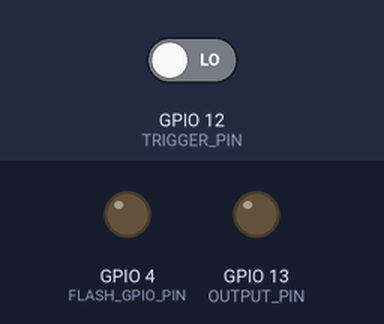
Bench run of a program on a simulated ESP32. On the bench: output pins drawn as LEDs (lit = HIGH). The test bench sets the inputs (shaded band); at power-on: GPIO 12 (TRIGGER_PIN) LOW. WiFi joins after 1.5 s; servers stay silent unless stated; uploads are accepted with an empty reply; the camera gives no picture; not simulated (calls return 0 or success): credentials.h; what the program prints to the serial monitor is not drawn.

Above: at 4.0 s.
4.1 s: GPIO 12 (TRIGGER_PIN) driven HIGH
At 4.16 s:
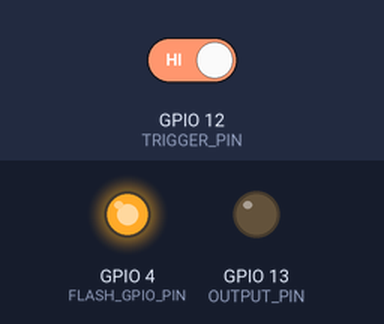
At 5.65 s:
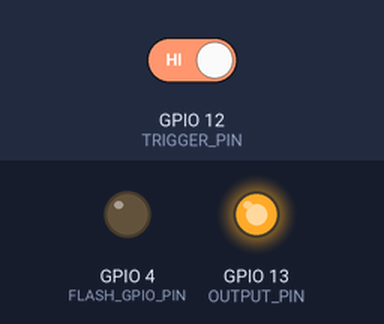
Timing chart, 0 to 7.3 s (numbered marks = the images above; inputs shaded):
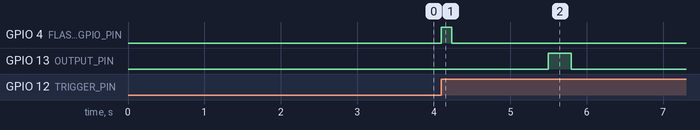

Measured:
- after the input at 4.1 s, GPIO 4 (FLASH_GPIO_PIN): LOW → HIGH at once, → LOW 0.14 s later; GPIO 13 (OUTPUT_PIN): LOW → HIGH after 1.4 s, → LOW 0.30 s later

The program:

main.cpp
```cpp
#include <Arduino.h>
#include <WiFi.h>
#include <WebServer.h>
#include "credentials.h" // Contains WIFI_SSID, WIFI_PASSWORD and GEMINI_API_KEY
#include "custom_cam.h"

// Pin definitions
#define TRIGGER_PIN  12   // Input pin to trigger image capture
#define OUTPUT_PIN   13   // Output pin for signaling results

// Waste type definitions
#define TYPE_PLASTIC    1
#define TYPE_CARDBOARD  2
#define TYPE_PAPER      3
#define TYPE_OTHER      4
#define TYPE_NONE       5
#define TYPE_ERROR      6

WebServer server(80);
bool processingImage = false;
bool wifiTrigger = false;
char* lastJsonPayload = NULL;

// Default prompt for trash classification
const char* DEFAULT_PROMPT = "I want a short answer for which trash type do you see in the image [plastic, cardboard, paper or other], don't write anything else other than one of this list, if you can't see any trash just say None";

// Function prototypes
void setupServer();
int parseGeminiResponse(const char* response);
void signalResult(int wasteType);

void setup() {
  Serial.begin(9600);
  delay(1000);

  Serial.println("ESP32-CAM Trash Classifier");

  // Setup pins
  pinMode(TRIGGER_PIN, INPUT_PULLDOWN);
  pinMode(OUTPUT_PIN, OUTPUT);

  // Connect to WiFi
  WiFi.begin(WIFI_SSID, WIFI_PASSWORD);
  Serial.print("Connecting to WiFi");

  while (WiFi.status() != WL_CONNECTED) {
    delay(500);
    Serial.print(".");
    // Add connection timeout/retry logic here if needed
  }

  Serial.println();
  Serial.print("IP address: ");
  Serial.println(WiFi.localIP());

  // Initialize camera
  if (!initCamera()) {
    Serial.println("Camera init failed! Restarting...");
    delay(1000);
    ESP.restart();
  }
  Serial.println("Camera initialized");

  // Setup and start server
  setupServer();
  server.begin();

  Serial.println("Waiting for trigger...");
}

void loop() {
  // Handle web requests
  server.handleClient();

  // Check if trigger pin is HIGH or WiFi trigger is set, and not already processing
  if ((digitalRead(TRIGGER_PIN) == HIGH || wifiTrigger) && !processingImage) {
    processingImage = true;
    wifiTrigger = false; // Reset WiFi trigger flag
    Serial.println("Taking image...");

    // Capture image as JSON for Gemini
    size_t encodedSize = 0;
    char* jsonPayload = captureImageAsGeminiJson(DEFAULT_PROMPT, &encodedSize, GEMINI_API_KEY);

    if (!jsonPayload) {
      Serial.println("Capture failed");
      processingImage = false;
      return;
    }

    // Send to Gemini API
    char* geminiResponse = sendToGeminiAPI(jsonPayload, GEMINI_API_KEY);

    if (!geminiResponse) {
      Serial.println("API request failed");
      // Save JSON for web viewing even if Gemini fails
      if (lastJsonPayload) free(lastJsonPayload);
      lastJsonPayload = jsonPayload;
      processingImage = false;
      return;
    }

    // Parse response and signal result
    int wasteType = parseGeminiResponse(geminiResponse);
    Serial.print("Result: ");

    switch(wasteType) {
      case TYPE_PLASTIC: Serial.println("Plastic"); break;
      case TYPE_CARDBOARD: Serial.println("Cardboard"); break;
      case TYPE_PAPER: Serial.println("Paper"); break;
      case TYPE_OTHER: Serial.println("Other"); break;
      case TYPE_NONE: Serial.println("None"); break;
      default: Serial.println("Error"); break;
    }

    signalResult(wasteType);

    // Cleanup
    free(geminiResponse);
    if (lastJsonPayload) free(lastJsonPayload);
    lastJsonPayload = jsonPayload;

    // Wait for trigger to go LOW again
    while (digitalRead(TRIGGER_PIN) == HIGH) {
      server.handleClient();
      delay(10);
    }

    Serial.println("Waiting for trigger...");
    processingImage = false;
  }

  delay(10); // Small delay to prevent watchdog issues
}

void setupServer() {
  // Home page
  server.on("/", HTTP_GET, []() {
    String html = "<html><body>";
    html += "<h1>ESP32-CAM Trash Classifier</h1>";
    html += "<p><a href='/photo'>View Latest Capture</a></p>";
    html += "<p><a href='/trigger'>Trigger New Capture</a></p>";
    html += "</body></html>";
    server.send(200, "text/html", html);
  });

  // Latest image JSON
  server.on("/photo", HTTP_GET, []() {
    if (!lastJsonPayload) {
      server.send(404, "text/plain", "No image captured yet");
      return;
    }
    server.send(200, "application/json", lastJsonPayload);
  });

  // WiFi trigger endpoint
  server.on("/trigger", HTTP_GET, []() {
    if (!processingImage) {
      wifiTrigger = true;
      server.send(200, "text/plain", "Triggered successfully");
    } else {
      server.send(409, "text/plain", "Already processing an image");
    }
  });
}

int parseGeminiResponse(const char* response) {
  String resp = String(response);
  resp.toLowerCase();

  if (resp.indexOf("plastic") >= 0) return TYPE_PLASTIC;
  if (resp.indexOf("cardboard") >= 0) return TYPE_CARDBOARD;
  if (resp.indexOf("paper") >= 0) return TYPE_PAPER;
  if (resp.indexOf("other") >= 0) return TYPE_OTHER;
  if (resp.indexOf("none") >= 0) return TYPE_NONE;

  return TYPE_ERROR;
}

void signalResult(int wasteType) {
  digitalWrite(OUTPUT_PIN, HIGH);
  delay(50 * wasteType);  // Length corresponds to waste type
  digitalWrite(OUTPUT_PIN, LOW);
}
```

custom_cam.cpp
```cpp
#include "custom_cam.h"
#include <Arduino.h>
#include "esp_camera.h"
#include "driver/gpio.h"
#include <WiFiClientSecure.h>

// MARK: Base64 Encoding
static const char base64_table[] = "ABCDEFGHIJKLMNOPQRSTUVWXYZabcdefghijklmnopqrstuvwxyz0123456789+/";

// MARK: Gemini API Config
static const char* GEMINI_HOST = "generativelanguage.googleapis.com";
static const int GEMINI_PORT = 443;

// MARK: Camera Pins
#define CAM_PIN_PWDN    32
#define CAM_PIN_RESET   -1
#define CAM_PIN_XCLK    0
#define CAM_PIN_SIOD    26
#define CAM_PIN_SIOC    27
#define CAM_PIN_D7      35
#define CAM_PIN_D6      34
#define CAM_PIN_D5      39
#define CAM_PIN_D4      36
#define CAM_PIN_D3      21
#define CAM_PIN_D2      19
#define CAM_PIN_D1      18
#define CAM_PIN_D0      5
#define CAM_PIN_VSYNC   25
#define CAM_PIN_HREF    23
#define CAM_PIN_PCLK    22

// Flash LED pin
#define FLASH_GPIO_PIN  4

// MARK: Camera Initialize
bool initCamera(void) {
    // Set up flash LED
    pinMode(FLASH_GPIO_PIN, OUTPUT);
    digitalWrite(FLASH_GPIO_PIN, LOW);

    // Camera configuration - set to UXGA quality
    camera_config_t camera_config = {
        .pin_pwdn = CAM_PIN_PWDN,
        .pin_reset = CAM_PIN_RESET,
        .pin_xclk = CAM_PIN_XCLK,
        .pin_sccb_sda = CAM_PIN_SIOD,
        .pin_sccb_scl = CAM_PIN_SIOC,
        .pin_d7 = CAM_PIN_D7,
        .pin_d6 = CAM_PIN_D6,
        .pin_d5 = CAM_PIN_D5,
        .pin_d4 = CAM_PIN_D4,
        .pin_d3 = CAM_PIN_D3,
        .pin_d2 = CAM_PIN_D2,
        .pin_d1 = CAM_PIN_D1,
        .pin_d0 = CAM_PIN_D0,
        .pin_vsync = CAM_PIN_VSYNC,
        .pin_href = CAM_PIN_HREF,
        .pin_pclk = CAM_PIN_PCLK,
        .xclk_freq_hz = 20000000,
        .ledc_timer = LEDC_TIMER_0,
        .ledc_channel = LEDC_CHANNEL_0,
        .pixel_format = PIXFORMAT_JPEG,
        .frame_size = FRAMESIZE_UXGA,  // 1600x1200 UXGA for higher quality
        .jpeg_quality = 10,            // Good quality (0-63, lower is better)
        .fb_count = 2,
        .fb_location = CAMERA_FB_IN_PSRAM,
        .grab_mode = CAMERA_GRAB_LATEST
    };

    // Initialize the camera
    esp_err_t err = esp_camera_init(&camera_config);
    if (err != ESP_OK) {
        return false;
    }

    // Fine-tune camera settings
    sensor_t* sensor = esp_camera_sensor_get();
    if (sensor) {
        sensor->set_brightness(sensor, 0);
        sensor->set_contrast(sensor, 0);
        sensor->set_saturation(sensor, 0);
        sensor->set_sharpness(sensor, 0);
        sensor->set_denoise(sensor, 1);
        sensor->set_whitebal(sensor, 1);
        sensor->set_exposure_ctrl(sensor, 1);  // Auto-exposure on
        sensor->set_gain_ctrl(sensor, 1);      // Auto gain control on
        sensor->set_aec2(sensor, 1);           // Auto exposure correction on
    }

    return true;
}

// MARK: Static Capture
camera_fb_t* captureStaticFrame() {
    const uint32_t threshold = 100000;
    const int max_attempts = 100;
    // TODO: add motion detection
    return esp_camera_fb_get();
}

// MARK: Base64 Utils
static size_t calculateBase64Length(size_t input_length) {
    return ((input_length + 2) / 3 * 4) + 1;  // +1 for null terminator
}

// MARK: Encode to JSON
static size_t encodeToGeminiJson(
    const uint8_t* input_data,
    size_t input_length,
    char* output_buffer,
    size_t output_buffer_size,
    const char* prompt,
    const char* gemini_key) {

    if (!input_data || !output_buffer || input_length == 0) {
        return 0;
    }

    // JSON format template parts
    const char* json_prefix = "{\n"
        "  \"contents\":[\n"
        "    {\n"
        "      \"parts\":[\n"
        "        {\"text\":\"";

    const char* prompt_suffix = "\"},\n"
        "        {\"inline_data\":{\n"
        "          \"mime_type\":\"image/jpeg\",\n"
        "          \"data\":\"";

    const char* json_suffix = "\"\n"
        "        }}\n"
        "      ]\n"
        "    }\n"
        "  ],\n"
        "  \"generationConfig\":{\n"
        "    \"maxOutputTokens\":5,\n"
        "    \"temperature\":1\n"
        "  }\n"
        "}";

    // Calculate total size needed
    size_t base64_length = calculateBase64Length(input_length) - 1;
    size_t total_size =
        strlen(json_prefix) +
        strlen(prompt) +
        strlen(prompt_suffix) +
        base64_length +
        strlen(json_suffix) +
        1; // +1 for null terminator

    if (total_size > output_buffer_size) {
        return 0;
    }

    // Build JSON output
    char* pos = output_buffer;

    // Copy JSON prefix
    strcpy(pos, json_prefix);
    pos += strlen(json_prefix);

    // Copy prompt (escaping quotes)
    for (const char* p = prompt; *p; p++) {
        if (*p == '"' || *p == '\\') {
            *pos++ = '\\';
        }
        *pos++ = *p;
    }

    // Copy prompt suffix
    strcpy(pos, prompt_suffix);
    pos += strlen(prompt_suffix);

    // Encode image data to Base64
    size_t i;
    uint32_t a, b, c;

    for (i = 0; i < input_length; i += 3) {
        a = i < input_length ? input_data[i] : 0;
        b = (i + 1) < input_length ? input_data[i + 1] : 0;
        c = (i + 2) < input_length ? input_data[i + 2] : 0;

        uint32_t triple = (a << 16) | (b << 8) | c;

        *pos++ = base64_table[(triple >> 18) & 0x3F];
        *pos++ = base64_table[(triple >> 12) & 0x3F];
        *pos++ = (i + 1) < input_length ? base64_table[(triple >> 6) & 0x3F] : '=';
        *pos++ = (i + 2) < input_length ? base64_table[triple & 0x3F] : '=';
    }

    // Copy JSON suffix
    strcpy(pos, json_suffix);
    pos += strlen(json_suffix);

    return pos - output_buffer;
}

// MARK: Capture Image
char* captureImageAsGeminiJson(const char* prompt, size_t* encoded_size, const char* gemini_key) {
    if (!prompt || !gemini_key) {
        return NULL;
    }

    // Turn on flash
    digitalWrite(FLASH_GPIO_PIN, HIGH);
    delay(75);  // Wait for flash to stabilize

    // Capture frame
    camera_fb_t* fb = captureStaticFrame();

    // Turn off flash immediately
    digitalWrite(FLASH_GPIO_PIN, LOW);

    if (!fb || fb->format != PIXFORMAT_JPEG) {
        if (fb) esp_camera_fb_return(fb);
        return NULL;
    }

    // Calculate output size needed
    size_t base64_len = calculateBase64Length(fb->len);
    size_t json_overhead = 500;
    size_t prompt_len = strlen(prompt) * 2;
    size_t buffer_size = base64_len + json_overhead + prompt_len;

    // Allocate buffer for JSON output
    char* json_buffer = (char*)malloc(buffer_size);
    if (!json_buffer) {
        esp_camera_fb_return(fb);
        return NULL;
    }

    // Encode to JSON
    size_t json_len = encodeToGeminiJson(fb->buf, fb->len, json_buffer, buffer_size, prompt, gemini_key);

    // Free the camera frame buffer
    esp_camera_fb_return(fb);

    if (json_len == 0) {
        free(json_buffer);
        return NULL;
    }

    // Set encoded size if requested
    if (encoded_size) {
        *encoded_size = json_len;
    }

    return json_buffer;
}

// MARK: Gemini API
char* sendToGeminiAPI(const char* json_payload, const char* gemini_key) {
    if (!json_payload || !gemini_key) {
        return NULL;
    }

    // Create secure client
    WiFiClientSecure client;
    client.setInsecure(); // Skip certificate validation

    // Connect to Gemini API
    if (!client.connect(GEMINI_HOST, GEMINI_PORT)) {
        return NULL;
    }

    // Build API URL
    char url[256];
    snprintf(url, sizeof(url),
             "/v1beta/models/gemini-2.0-flash-lite:generateContent?key=%s",
             gemini_key);

    // Calculate payload length
    size_t payload_len = strlen(json_payload);

    // Build HTTP request
    client.printf("POST %s HTTP/1.1\r\n", url);
    client.printf("Host: %s\r\n", GEMINI_HOST);
    client.println("Content-Type: application/json");
    client.printf("Content-Length: %u\r\n", payload_len);
    client.println("Connection: close");
    client.println();

    // Send payload in chunks
    const size_t CHUNK_SIZE = 1024;
    const char* pos = json_payload;
    size_t remaining = payload_len;

    while (remaining > 0) {
        size_t chunk = remaining > CHUNK_SIZE ? CHUNK_SIZE : remaining;
        size_t sent = client.write((const uint8_t*)pos, chunk);
        if (sent == 0) {
            client.stop();
            return NULL;
        }

        pos += sent;
        remaining -= sent;
        delay(1);
    }

    // Wait for response with timeout
    unsigned long timeout = millis();
    while (client.connected() && !client.available()) {
        if (millis() - timeout > 10000) {
            client.stop();
            return NULL;
        }
        delay(100);
    }

    // Skip HTTP headers
    while (client.connected()) {
        String line = client.readStringUntil('\n');
        if (line == "\r") {
            break;
        }
    }

    // Read response body
    String response = client.readString();
    client.stop();

    // Allocate buffer for response
    char* response_buffer = (char*)malloc(response.length() + 1);
    if (!response_buffer) {
        return NULL;
    }

    // Copy response
    strcpy(response_buffer, response.c_str());
    return response_buffer;
}
```

custom_cam.h
```cpp
#ifndef CUSTOM_CAM_H
#define CUSTOM_CAM_H

#include <Arduino.h>
#include <stdbool.h>
#include <stdint.h>
#include <stdlib.h>
#include "esp_camera.h"

#ifdef __cplusplus
extern "C" {
#endif

/**
 * Initialize the camera with UXGA quality settings
 * @return true if successful, false on error
 */
bool initCamera(void);

/**
 * Capture a stable frame by detecting minimal changes between consecutive frames
 *
 * This function temporarily disables auto-exposure to get stable frames
 * and returns the current frame when it's static enough
 *
 * @return Pointer to captured frame buffer or NULL on failure (must be freed with esp_camera_fb_return())
 */
camera_fb_t* captureStaticFrame(void);

/**
 * Capture an image and convert it to a JSON payload for Gemini API
 * @param prompt The text prompt to send to Gemini
 * @param encoded_size Optional pointer to receive the JSON size
 * @param gemini_key The Gemini API key
 * @return Pointer to the JSON payload (must be freed with free())
 */
char* captureImageAsGeminiJson(const char* prompt, size_t* encoded_size, const char* gemini_key);

/**
 * Send the image to Gemini API and get response
 * @param json_payload The JSON payload (from captureImageAsGeminiJson)
 * @param gemini_key The Gemini API key
 * @return Pointer to the response string (must be freed with free())
 */
char* sendToGeminiAPI(const char* json_payload, const char* gemini_key);

#ifdef __cplusplus
}
#endif

#endif /* CUSTOM_CAM_H */
```
